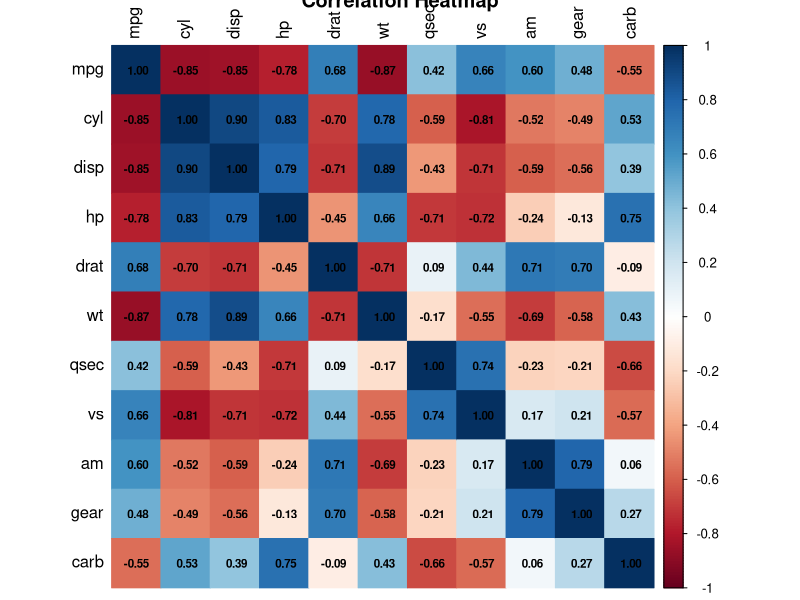
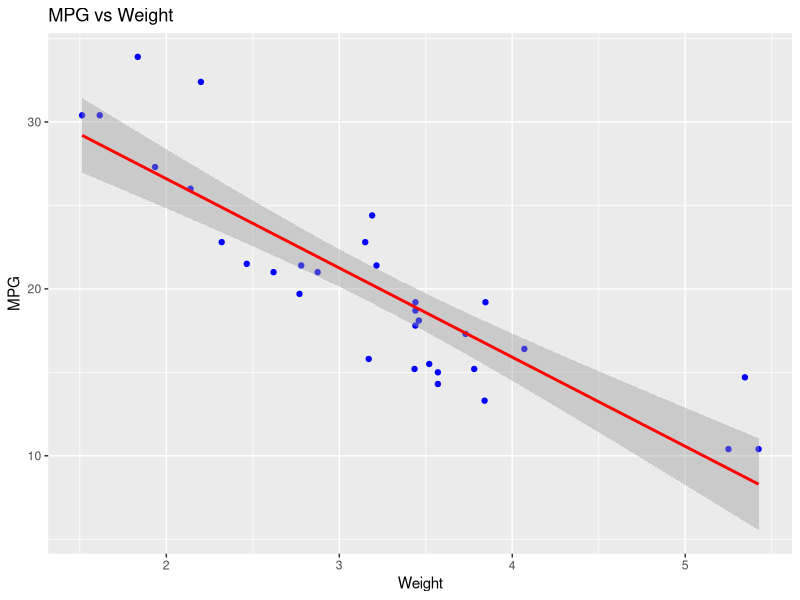
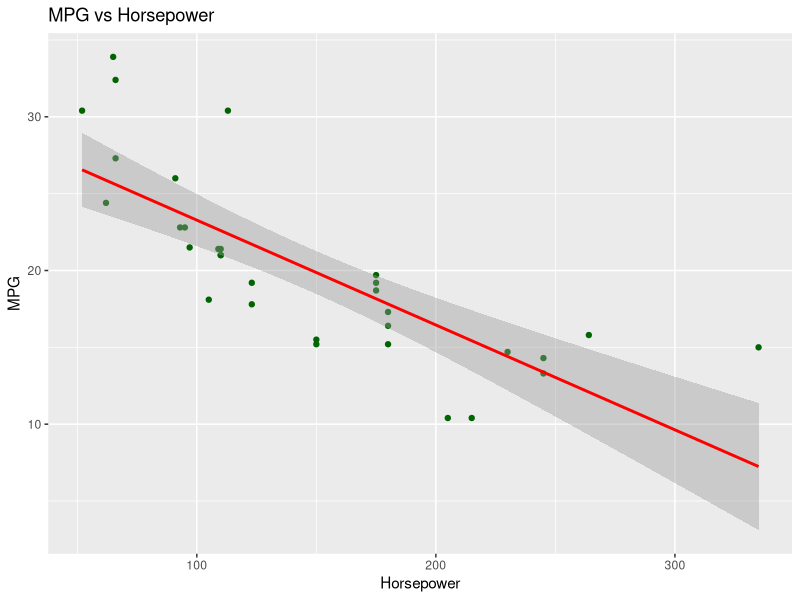
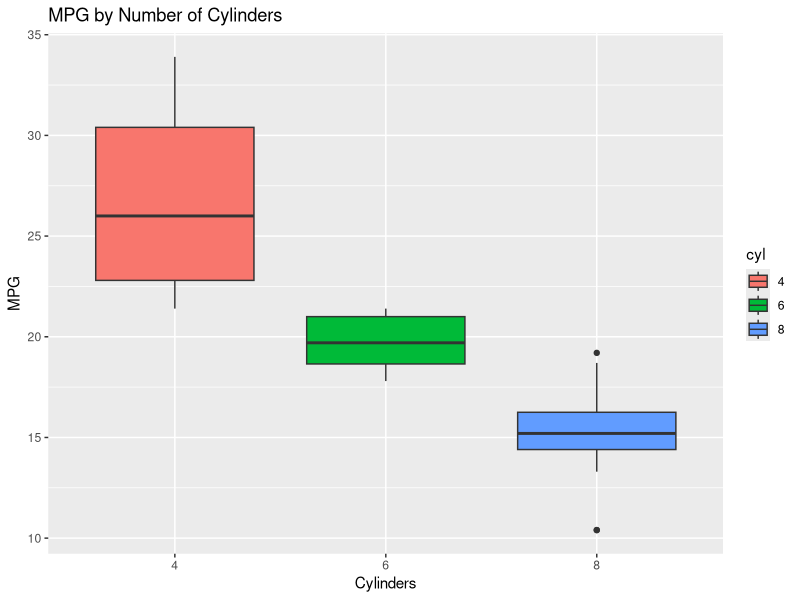
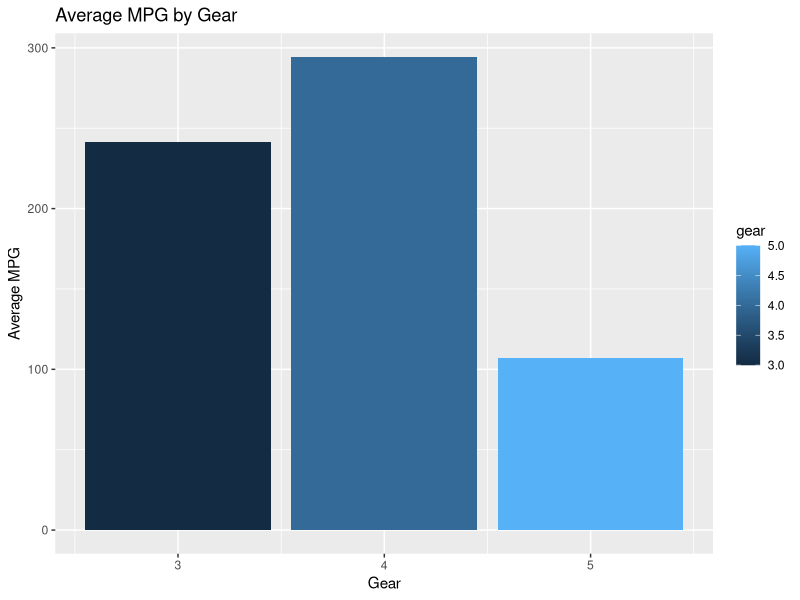

Generate these figures, in order, with R: (Note: this script raises an error after producing the figures.)
# Load required libraries
library(ggplot2)
library(corrplot)
library(reshape2)
library(stats)

# Load the dataset
data("mtcars")

# -------------------------------
# 1. Pearson & Spearman Correlations with mpg
# -------------------------------
# Pearson
pearson_corr <- cor(mtcars$mpg, mtcars[, -1], method = "pearson")
cat("Pearson correlation with mpg:\n")
print(pearson_corr)

# Spearman
spearman_corr <- cor(mtcars$mpg, mtcars[, -1], method = "spearman")
cat("\nSpearman correlation with mpg:\n")
print(spearman_corr)

# -------------------------------
# 2. Identify Key Influencing Variables
# -------------------------------
# Sort Pearson correlations
sorted_pearson <- sort(pearson_corr, decreasing = TRUE)
cat("\nMost positively and negatively correlated with mpg:\n")
print(sorted_pearson)
# Observation: Strongest negative correlation → wt, hp
# Positive → qsec (acceleration)

# -------------------------------
# 3. Correlation Heatmap
# -------------------------------
cor_matrix <- cor(mtcars, method = "pearson")
corrplot(cor_matrix, method="color", addCoef.col = "black",
         tl.col = "black", number.cex = 0.7, main = "Correlation Heatmap")

# -------------------------------
# 4. Scatter Plots: mpg vs key variables
# -------------------------------
ggplot(mtcars, aes(x=wt, y=mpg)) +
  geom_point(color="blue") +
  geom_smooth(method="lm", col="red") +
  labs(title="MPG vs Weight", x="Weight", y="MPG")
ggplot(mtcars, aes(x=hp, y=mpg)) +
  geom_point(color="darkgreen") +
  geom_smooth(method="lm", col="red") +
  labs(title="MPG vs Horsepower", x="Horsepower", y="MPG")

# -------------------------------
# 5. Box Plot: mpg by number of cylinders
# -------------------------------
mtcars$cyl <- as.factor(mtcars$cyl)
ggplot(mtcars, aes(x=cyl, y=mpg, fill=cyl)) +
  geom_boxplot() +
  labs(title="MPG by Number of Cylinders", x="Cylinders", y="MPG")
# -------------------------------
# 6. Bar Plot: Average MPG by gear
# -------------------------------
ggplot(mtcars, aes(x=gear, y=mpg, fill=gear)) +
  geom_bar(stat="identity") +
  labs(title="Average MPG by Gear", x="Gear", y="Average MPG")

# -------------------------------
# 7. Clustering Dendrogram
# -------------------------------
# Compute distances between features
dist_matrix <- dist(scale(mtcars))
clust <- hclust(dist_matrix)
plot(clust, main = "Hierarchical Clustering Dendrogram")